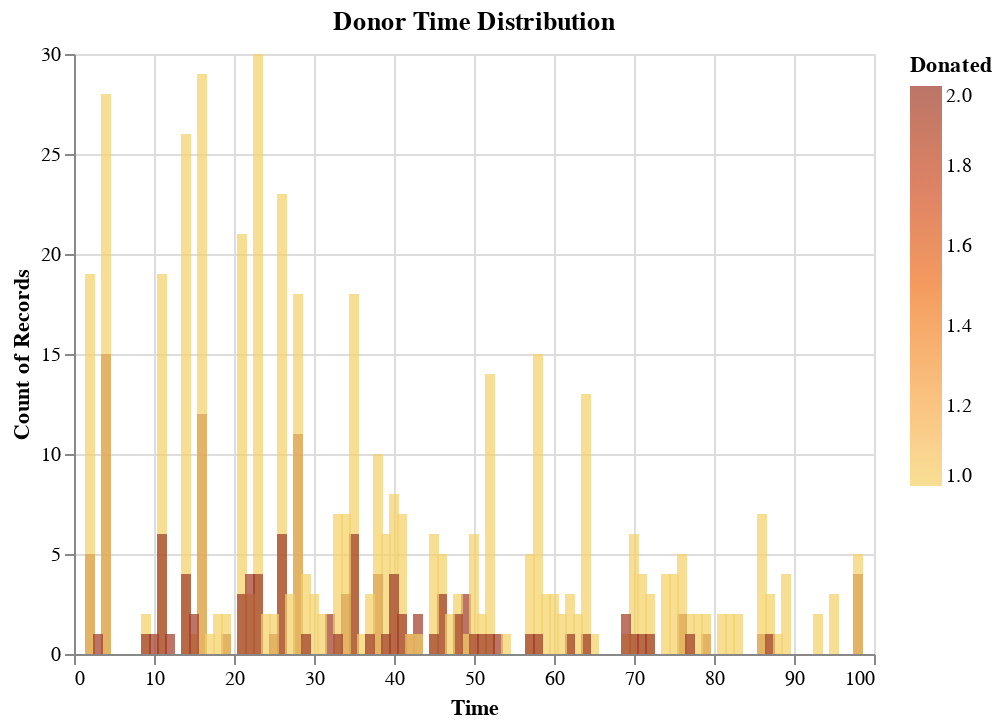

Source (notebook cell):
### Code cell
alt.Chart(blood_df_train).mark_bar(opacity = 0.7).encode(
    alt.X("Time"),
    alt.Y('count()', stack=None),
    color=alt.Color('Donated', scale=alt.Scale(scheme='goldorange'))
).properties(title = "Donor Time Distribution")

### Figure 1 — Vega-Lite specification as saved in the notebook (floating-point values rounded to 4 significant figures; data arrays with more than 128 entries replaced by an {"elided": "..."} marker saying what was removed)
{"$schema": "https://vega.github.io/schema/vega-lite/v3.4.0.json", "config": {"mark": {"tooltip": null}, "view": {"height": 300, "width": 400}}, "data": {"name": "data-32548e9b1b08a896c9597c0c8174a7e1"}, "datasets": {"data-32548e9b1b08a896c9597c0c8174a7e1": {"elided": "598 records"}}, "encoding": {"color": {"field": "Donated", "scale": {"scheme": "goldorange"}, "type": "quantitative"}, "x": {"field": "Time", "type": "quantitative"}, "y": {"aggregate": "count", "stack": null, "type": "quantitative"}}, "mark": {"opacity": 0.7, "type": "bar"}, "title": "Donor Time Distribution"}
